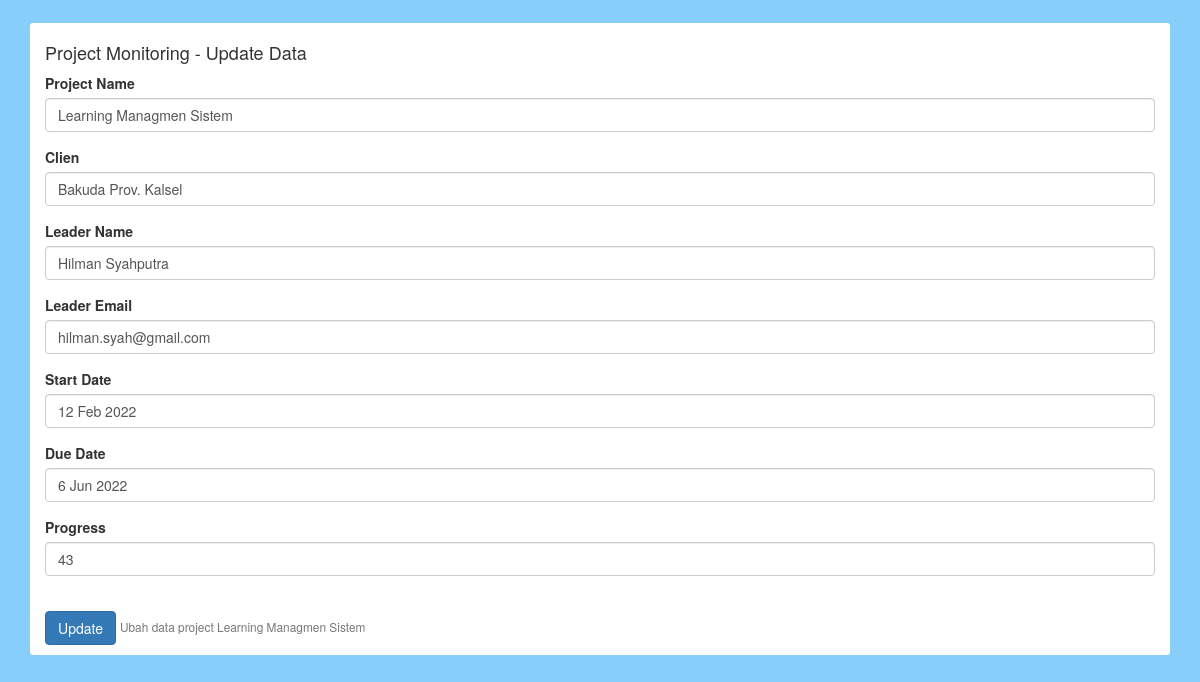
The app's page /page/update.php?id=2 with its own data.
### tables this page shows
CREATE TABLE `project` (
  `id` int(11) NOT NULL,
  `project_name` varchar(100) NOT NULL,
  `clien` varchar(100) NOT NULL,
  `img_leader` varchar(100) NOT NULL,
  `leader_name` varchar(100) NOT NULL,
  `leader_email` varchar(100) NOT NULL,
  `start_date` varchar(100) NOT NULL,
  `end_date` varchar(100) NOT NULL,
  `progres` int(4) NOT NULL
);

### page/update.php (the view, shortened to what this page needs)
<?php
include "../action/connect.php";
$id = $_GET['id'];
$query = mysqli_query($connect, "SELECT * FROM project WHERE id = $id");
$data = mysqli_fetch_array($query);
 ?>
<!DOCTYPE html>
<html>
<head>
	<link rel="stylesheet" type="text/css" href="../assets/css/bootstrap.css">
	<link rel="stylesheet" type="text/css" href="../css/style.css">
	<link rel="stylesheet" type="text/css" href="../assets/fontawesome/css/all.min.css"/>
</head>
<body>
	<div class="container">
		<div class="insert">
			<h4>Project Monitoring - Update Data</h4>
			<form action="../action/update.php" enctype="multipart/form-data" method="POST">
			  <div class="form-group">
			    <label for="prname">Project Name</label>
			    <input type="text" class="form-control" id="prname" value="<?= $data['project_name'] ?>" required="" name="project_name">
			  </div>
			  <div class="form-group">
			    <label for="clien">Clien</label>
			    <input type="text" class="form-control" id="clien" value="<?= $data['clien'] ?>" required="" name="clien">
			  </div>
			  <div class="form-group">
			    <label for="lrname">Leader Name</label>
			    <input type="text" class="form-control" id="lrname" value="<?= $data['leader_name'] ?>" required="" name="leader_name">
			  </div>
			  <div class="form-group">
			    <label for="emaillr">Leader Email</label>
			    <input type="email" class="form-control" id="emaillr" value="<?= $data['leader_email'] ?>" required="" name="leader_email">
			  </div>
			  <div class="form-group">
			    <label for="date">Start Date</label>
			    <input type="text" class="form-control" id="date" required="" name="start_date" value="<?= $data['start_date'] ?>">
			  </div>
			  <div class="form-group">
			    <label for="date2">Due Date</label>
			    <input type="text" class="form-control" id="date2" required="" name="end_date" value="<?= $data['end_date'] ?>">
			  </div>
			  <div class="form-group">
			    <label for="prog">Progress</label>
			    <input type="number" class="form-control" id="prog" value="<?= $data['progres'] ?>" name="progres">
			  </div><br>
			  <button type="submit" class="btn btn-primary">Update</button>
			    <small class="form-text text-muted">Ubah data project <?= $data['project_name'] ?></small>
			</form>
		</div>
	</div>
</body>
</html>

### css/style.css (style rules this page uses)
body { background-color: #87cefa; }
.insert { margin-top: 2%; background-color: white; border-radius: 3px; padding: 10px 15px; }

### records on screen
project: project_name "Learning Managmen Sistem", clien "Bakuda Prov. Kalsel", leader_name "Hilman Syahputra", leader_email "hilman.syah@gmail.com", start_date "12 Feb 2022", end_date "6 Jun 2022", progres "43"
